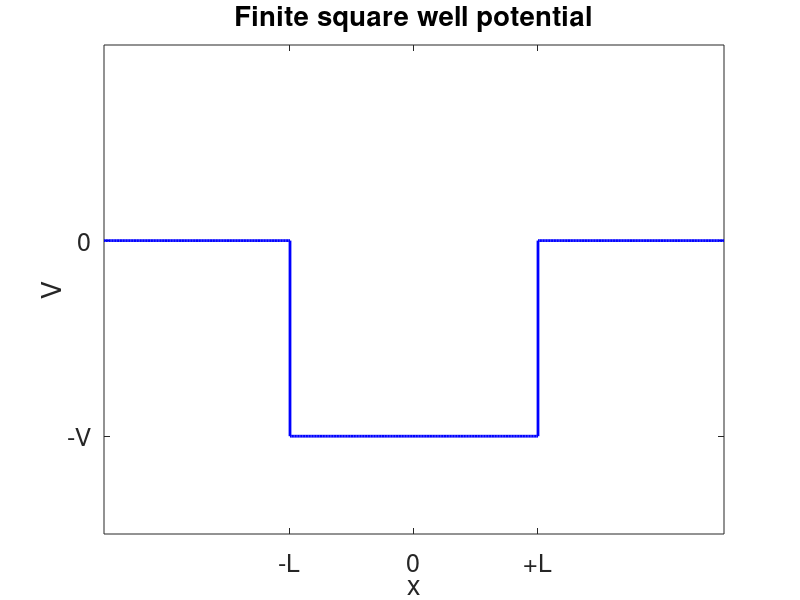

MATLAB code for this plot: (Note: this script raises an error after producing the figure.)
this_file_is_not_a_function_definition = 0;
addpath(".")
global output_dir = 'build/part5/'

function y = my_heaviside(x, zero_value = 0.5)
  y = cast (x > 0, class (x));
  y (x == 0) = zero_value;
endfunction

function [Vs,D] = get_states(V, pstep, N)
  M = zeros(N, N);
  for c = 1:N
      for r = 1:N
          np = r-1-(N-1)/2;
          n  = c-1-(N-1)/2;
          if r == c
              M(r,c) = (pstep*n)^2-2*V*pstep;
          else
              M(r,c) = -2*V*sin(pstep*(np-n))./(np-n);
          end          
      end
  end
  [Vs,D] = eigenshuffle(M);
endfunction

function generate_V_graphs(V_steps, pstep, pmax, N)
  global output_dir
  for Vidx = 1:length(V_steps)
    V = V_steps(Vidx);

    [Vs,D] = get_states(V, pstep, N);

    X2 = ones(size(D)).';
    X1 = -X2;
    Dt = D.';
    plot([X1; X2], [Dt; Dt],'Color',[0.8500 0.3250 0.0980],'LineWidth',2)
    axis([-1.2 1.2 -6 6])
    ylabel('Energy')
    title({'Energy states of', 'a finite square well',['with V=', num2str(V,'%1.1f')]})

    set(gca,'xtick',[],'ytick',[-6:1:6])
    set(gcf, 'Position',  [1200, 400, 200, 400])
    set(gcf,'PaperPositionMode','auto')
    saveas(gcf,[output_dir, 'chart_', num2str(Vidx,'%03.f'), '.png'])
  end
endfunction

function square_well_potential(L, N, xmax)
  global output_dir
  xn = linspace(-xmax, xmax, N);
  V = 1;
  Vx = -V * my_heaviside(L-abs(xn+0.001));
  stairs(xn, Vx,'Color','b','LineWidth',2)
  set(gca,'FontSize',18)
  set(gcf, 'Position',  [1200, 400, 400, 200])
  axis([-2.5 2.5 -1.5*V 1.0*V ])
  xticks([-1, 0, 1])
  yticks([-1, 0])
  xticklabels({'-L', '0', '+L'})
  yticklabels({'-V', '0'})
  xlabel('x')
  ylabel('V')
  title('Finite square well potential')  
  print(gcf,[output_dir 'finite_square_well_potential.png'],'-dpng', '-S400,200');
endfunction

function wavefunctions(V, N, pstep, pmax, xmax)
  global output_dir
  xn = linspace(-xmax*pi, xmax*pi, N);
  [Vs,D] = get_states(V, pstep, N);
  num_states = 3;
  for idx = 1:num_states
    phi = Vs(:,length(D)-num_states+idx);
    pn = [-pmax:pstep:pmax];
    subplot(num_states,2,2*(idx-1)+1);
    if max(abs(real(phi))) > 0.1 * max(abs(imag(phi)))  
      plot(pn, real(phi),'Color','r','LineWidth',2)
      hold on
    end
    if max(abs(imag(phi))) > 0.1 * max(abs(real(phi)))  
      plot(pn, imag(phi),'Color','b','LineWidth',2)
    end
    axis([-10 10])
    xlabel('p')
    ylabel('Re/Im')
    title({'Finite square well',['with V=', num2str(V,'%1.1f')]})  
    arbitrary_factor = 0.1;
    ax = arbitrary_factor * fftshift(fft(ifftshift(phi)));  
    subplot(num_states,2,2*(idx-1)+2);
    if max(abs(real(ax))) > 0.1 * max(abs(imag(ax)))
      plot(xn, real(ax),'Color','r','LineWidth',2)
      hold on
    end
    if max(abs(imag(ax))) > 0.1 * max(abs(real(ax)))  
      plot(xn, imag(ax),'Color','b','LineWidth',2)
    end
    axis([-2 2])
    xlabel('x')
    ylabel('Re/Im')
    title({'Finite square well',['with V=', num2str(V,'%1.1f')]})
  endfor
  print(gcf,[output_dir 'wavefunctions.png'],'-dpng', '-S600,600');
endfunction

N = 401  # use odd!

#square_well_potential(m, L, N, 3*L)

L=1
xmax = 10*L
pmax = 0.5*N/xmax
pstep = 2*pmax/(N-1)
V = 1

#[Vs,D] = get_states(V, pstep, N);

square_well_potential(1, N, 2.5)
generate_V_graphs([0:0.1:1.5], pstep, pmax, N)
wavefunctions(3*V, N, pstep, pmax, xmax)